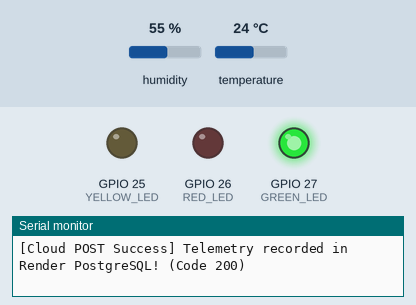
This sketch was run on a simulated ESP32. Parts: output pins drawn as LEDs (lit = HIGH), the last lines printed to the serial monitor. The inputs (shaded band) are chosen by the test bench; at power-on: temperature 24 °C, humidity 55 %. WiFi joins after 1.5 s; servers stay silent unless stated; uploads are accepted with an empty reply.

Above: at 4.5 s.
4.6 s: temperature set to 29.6 °C
9.5 s: temperature set to 30.3 °C
At 14.7 s:
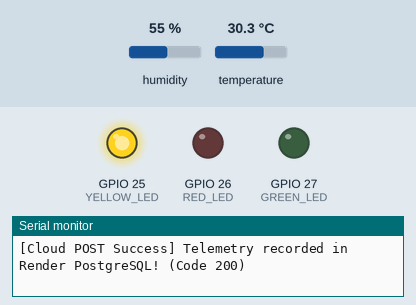
19.7 s: temperature set to 12 °C
At 24.5 s:
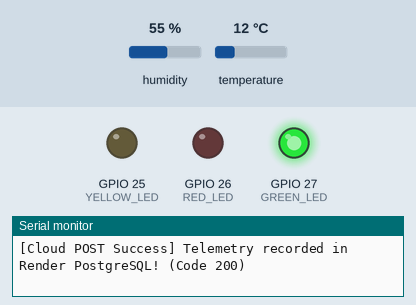
24.8 s: temperature set to 33 °C
At 29.7 s:
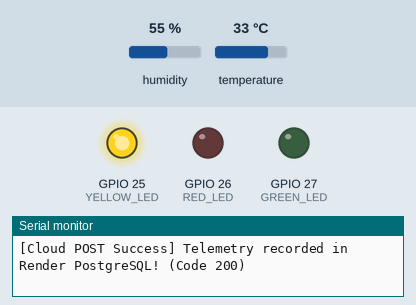
Timing chart, 0 to 30.8 s (numbered marks = the images above; inputs shaded):
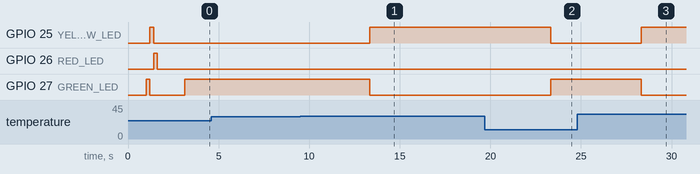

Measured:
- the behaviour switches between 29.9 and 30 °C on temperature (found by bisection; images 0 and 1)
- after the input at 9.5 s, GPIO 25 (YELLOW_LED): LOW → HIGH after 3.8 s; GPIO 27 (GREEN_LED): HIGH → LOW after 3.8 s
- after the input at 19.7 s, GPIO 25 (YELLOW_LED): HIGH → LOW after 3.6 s; GPIO 27 (GREEN_LED): LOW → HIGH after 3.6 s
- after the input at 24.8 s, GPIO 25 (YELLOW_LED): LOW → HIGH after 3.5 s; GPIO 27 (GREEN_LED): HIGH → LOW after 3.5 s

The sketch:

code.ino
```cpp
#include <WiFi.h>
#include <WiFiClientSecure.h>
#include <HTTPClient.h>
#include <WebServer.h>
#include <DHT.h>

// ==============================================================================
// 1. WIFI HOTSPOT CONFIGURATION
// ==============================================================================
const char* ssid     = "iQOO Neo9 Pro";
const char* password = "12345678";

// ==============================================================================
// 2. RENDER CLOUD BACKEND CONFIGURATION (Live on Render)
// ==============================================================================
const char* serverURL   = "https://smart-car-backend.onrender.com/api/sensor-data";
const char* deviceApiKey = "smart-car-secret-key-2026";
const char* deviceId    = "CAR_001";

// ==============================================================================
// 3. SENSOR AND LED PIN ASSIGNMENTS
// ==============================================================================
#define DHTPIN 4
#define DHTTYPE DHT22

#define RED_LED    26  // High Temp Warning (>= 35°C)
#define YELLOW_LED 25  // Caution (30°C - 34.9°C)
#define GREEN_LED  27  // Normal (< 30°C)

DHT dht(DHTPIN, DHTTYPE);
WebServer server(80);

// ==============================================================================
// 4. GLOBAL TELEMETRY VARIABLES
// ==============================================================================
float temperature = 0.0;
float humidity    = 0.0;
bool sensorValid  = false;
String status     = "NORMAL";

unsigned long previousMillis     = 0;
const unsigned long interval     = 5000; // Ingest every 5 seconds

unsigned long lastWifiCheck      = 0;
const unsigned long wifiInterval = 10000;

int lastHttpCode = 0;

// ==============================================================================
// 5. LOCAL ESP32 BACKUP WEBPAGE
// ==============================================================================
const char webpage[] PROGMEM = R"rawliteral(
<!DOCTYPE html>
<html lang="en">
<head>
<meta charset="UTF-8">
<meta name="viewport" content="width=device-width, initial-scale=1.0">
<title>Smart Car Monitoring System | ESP32</title>
<style>
* { box-sizing: border-box; }
body {
    font-family: Arial, sans-serif;
    background: #0b101b;
    color: white;
    margin: 0;
    padding: 20px;
    text-align: center;
}
.container { max-width: 650px; margin: auto; }
h1 { color: #38bdf8; margin-bottom: 5px; }
.subtitle { color: #94a3b8; margin-bottom: 25px; }
.card {
    background: #131c2e;
    border: 1px solid #1f293d;
    padding: 20px;
    margin: 15px 0;
    border-radius: 14px;
    box-shadow: 0 4px 15px rgba(0,0,0,0.4);
}
.label { color: #94a3b8; font-size: 16px; text-transform: uppercase; font-weight: bold; }
.value { font-size: 42px; font-weight: bold; color: #38bdf8; margin-top: 8px; }
.status {
    padding: 16px;
    border-radius: 10px;
    font-size: 20px;
    font-weight: bold;
    background: #1e293b;
    margin-top: 10px;
}
.red { background: #ef4444; color: white; box-shadow: 0 0 15px rgba(239, 68, 68, 0.4); }
.yellow { background: #f59e0b; color: black; box-shadow: 0 0 15px rgba(245, 158, 11, 0.4); }
.green { background: #10b981; color: white; box-shadow: 0 0 15px rgba(16, 185, 129, 0.4); }
.error { background: #64748b; }
.led-container {
    display: flex;
    justify-content: center;
    gap: 30px;
    margin-top: 15px;
}
.led {
    width: 32px;
    height: 32px;
    border-radius: 50%;
    background: #1e293b;
    border: 2px solid #475569;
    margin: 0 auto;
}
.led-red.active { background: #ef4444; box-shadow: 0 0 20px #ef4444; }
.led-yellow.active { background: #f59e0b; box-shadow: 0 0 20px #f59e0b; }
.led-green.active { background: #10b981; box-shadow: 0 0 20px #10b981; }
.cloud-info {
    font-size: 12px;
    color: #64748b;
    margin-top: 15px;
    text-align: left;
    background: #0e1524;
    padding: 12px;
    border-radius: 8px;
}
</style>
</head>
<body>
<div class="container">
<h1>SMART CAR MONITOR</h1>
<p class="subtitle">Real-Time ESP32 IoT Cabin Temperature & Humidity System</p>

<div class="card">
    <div class="label">Temperature</div>
    <div class="value" id="temp">-- °C</div>
</div>

<div class="card">
    <div class="label">Humidity</div>
    <div class="value" id="humidity">-- %</div>
</div>

<div class="card">
    <div class="label">Cabin Safety Status</div>
    <div class="status" id="status">Connecting...</div>
    <p id="message" style="margin-top: 10px; font-size: 15px; color: #cbd5e1;"></p>
</div>

<div class="card">
    <div class="label">Physical LED Synchronization</div>
    <div class="led-container">
        <div>
            <div class="led led-green" id="green"></div>
            <p style="font-size: 12px; margin-top: 6px;">Normal (&lt;30°C)</p>
        </div>
        <div>
            <div class="led led-yellow" id="yellow"></div>
            <p style="font-size: 12px; margin-top: 6px;">Caution (30-35°C)</p>
        </div>
        <div>
            <div class="led led-red" id="red"></div>
            <p style="font-size: 12px; margin-top: 6px;">High (&ge;35°C)</p>
        </div>
    </div>
</div>

<div class="cloud-info" id="cloud-info">
    <div><strong>Cloud Target:</strong> Connecting to Render...</div>
    <div><strong>Device ID:</strong> CAR_001</div>
</div>
</div>

<script>
async function updateData() {
    try {
        const res = await fetch('/data');
        const data = await res.json();

        document.getElementById("red").classList.remove("active");
        document.getElementById("yellow").classList.remove("active");
        document.getElementById("green").classList.remove("active");

        if (!data.valid) {
            document.getElementById("temp").textContent = "-- °C";
            document.getElementById("humidity").textContent = "-- %";
            document.getElementById("status").textContent = "SENSOR ERROR";
            document.getElementById("status").className = "status error";
            document.getElementById("message").textContent = "Check DHT22 wiring & pull-up resistor.";
            return;
        }

        document.getElementById("temp").textContent = data.temperature.toFixed(1) + " °C";
        document.getElementById("humidity").textContent = data.humidity.toFixed(1) + " %";

        if (data.status === "HIGH") {
            document.getElementById("status").textContent = "HIGH TEMPERATURE DETECTED";
            document.getElementById("status").className = "status red";
            document.getElementById("message").textContent = "Ventilate the vehicle and use the air conditioner to cool the cabin.";
            document.getElementById("red").classList.add("active");
        } else if (data.status === "WARNING") {
            document.getElementById("status").textContent = "WARNING: CABIN HEATING UP";
            document.getElementById("status").className = "status yellow";
            document.getElementById("message").textContent = "Cabin temperature is rising in direct sunlight.";
            document.getElementById("yellow").classList.add("active");
        } else {
            document.getElementById("status").textContent = "NORMAL CONDITIONS";
            document.getElementById("status").className = "status green";
            document.getElementById("message").textContent = "Cabin temperature is within safe ambient range.";
            document.getElementById("green").classList.add("active");
        }
    } catch(e) {}
}
setInterval(updateData, 2000);
updateData();
</script>
</body>
</html>
)rawliteral";

// ==============================================================================
// 6. TRANSMIT TELEMETRY TO RENDER CLOUD VIA HTTPS POST
// ==============================================================================
void sendDataToRender() {
  if (WiFi.status() != WL_CONNECTED) {
    Serial.println("[HTTP] Wi-Fi disconnected. Cannot send to Render.");
    return;
  }

  // Check if target URL placeholder has been replaced
  if (String(serverURL).indexOf("YOUR_BACKEND_APP") >= 0) {
    Serial.println("[Render Config] Please replace YOUR_BACKEND_APP with your actual Render URL in serverURL!");
    return;
  }

  HTTPClient http;
  WiFiClient regularClient;
  WiFiClientSecure secureClient;

  bool isHttps = String(serverURL).startsWith("https://");

  if (isHttps) {
    // Render uses HTTPS; setInsecure avoids certificate bundle overhead on ESP32
    secureClient.setInsecure();
    http.begin(secureClient, serverURL);
  } else {
    http.begin(regularClient, serverURL);
  }

  http.addHeader("Content-Type", "application/json");
  http.addHeader("x-api-key", deviceApiKey);
  http.setTimeout(8000); // 8 second timeout to account for free-tier wakeups

  // JSON Payload: {"device_id":"CAR_001","temperature":38.5,"humidity":62.5,"status":"HIGH"}
  String payload = "{";
  payload += "\"device_id\":\"" + String(deviceId) + "\",";
  payload += "\"temperature\":" + String(temperature, 1) + ",";
  payload += "\"humidity\":" + String(humidity, 1) + ",";
  payload += "\"status\":\"" + status + "\"";
  payload += "}";

  int httpCode = http.POST(payload);
  lastHttpCode = httpCode;

  if (httpCode > 0) {
    if (httpCode == HTTP_CODE_OK || httpCode == HTTP_CODE_CREATED) {
      Serial.printf("[Cloud POST Success] Telemetry recorded in Render PostgreSQL! (Code %d)\n", httpCode);
    } else {
      Serial.printf("[Cloud POST Response] Code %d\n", httpCode);
    }
  } else {
    Serial.printf("[Cloud POST Error] %s\n", http.errorToString(httpCode).c_str());
  }

  http.end();
}

// ==============================================================================
// 7. READ SENSOR & UPDATE HARDWARE LEDS
// ==============================================================================
void readSensor() {
  float newTemp = dht.readTemperature();
  float newHum  = dht.readHumidity();

  if (isnan(newTemp) || isnan(newHum)) {
    Serial.println("[Sensor Error] Failed to read from DHT22! Check GPIO 4 & pull-up resistor.");
    sensorValid = false;
    status = "ERROR";

    // Flash Yellow LED to indicate hardware issue
    digitalWrite(GREEN_LED, LOW);
    digitalWrite(RED_LED, LOW);
    digitalWrite(YELLOW_LED, !digitalRead(YELLOW_LED));
    return;
  }

  sensorValid = true;
  temperature = newTemp;
  humidity    = newHum;

  // Authoritative Temperature Evaluation
  if (temperature >= 35.0) {
    status = "HIGH";
    digitalWrite(RED_LED, HIGH);
    digitalWrite(YELLOW_LED, LOW);
    digitalWrite(GREEN_LED, LOW);
  } else if (temperature >= 30.0) {
    status = "WARNING";
    digitalWrite(RED_LED, LOW);
    digitalWrite(YELLOW_LED, HIGH);
    digitalWrite(GREEN_LED, LOW);
  } else {
    status = "NORMAL";
    digitalWrite(RED_LED, LOW);
    digitalWrite(YELLOW_LED, LOW);
    digitalWrite(GREEN_LED, HIGH);
  }

  Serial.println("----------------------------------------------");
  Serial.printf("[Sensor Reading] Temp: %.1f °C | Humidity: %.1f %% | Status: %s\n",
                temperature, humidity, status.c_str());

  // Transmit telemetry to Render Cloud
  sendDataToRender();
}

// ==============================================================================
// 8. WEBPAGE ROUTE HANDLERS
// ==============================================================================
void handleRoot() {
  server.send_P(200, "text/html", webpage);
}

void handleData() {
  String json = "{";
  json += "\"temperature\":" + String(temperature, 1) + ",";
  json += "\"humidity\":" + String(humidity, 1) + ",";
  json += "\"status\":\"" + status + "\",";
  json += "\"valid\":" + String(sensorValid ? "true" : "false") + ",";
  json += "\"lastHttpCode\":" + String(lastHttpCode);
  json += "}";
  server.send(200, "application/json", json);
}

// ==============================================================================
// 9. WIFI CONNECTION & AUTO-RECONNECT
// ==============================================================================
void connectWiFi() {
  Serial.print("[WiFi] Connecting to: ");
  Serial.println(ssid);

  WiFi.mode(WIFI_STA);
  WiFi.begin(ssid, password);

  int attempts = 0;
  while (WiFi.status() != WL_CONNECTED && attempts < 25) {
    delay(500);
    Serial.print(".");
    attempts++;
  }

  if (WiFi.status() == WL_CONNECTED) {
    Serial.println("\n[WiFi] Connected Successfully!");
    Serial.print("[WiFi] ESP32 Local IP: http://");
    Serial.println(WiFi.localIP());
  } else {
    Serial.println("\n[WiFi] Initial connection failed. Will keep retrying...");
  }
}

void checkWiFi() {
  if (WiFi.status() != WL_CONNECTED) {
    Serial.println("[WiFi] Reconnecting...");
    WiFi.disconnect();
    WiFi.reconnect();
  }
}

// ==============================================================================
// 10. ARDUINO SETUP
// ==============================================================================
void setup() {
  Serial.begin(115200);
  delay(1000);

  Serial.println("\n========================================================");
  Serial.println("   SMART CAR CABIN HEAT AND HUMIDITY DETECTOR (ESP32)");
  Serial.println("========================================================");

  pinMode(RED_LED, OUTPUT);
  pinMode(YELLOW_LED, OUTPUT);
  pinMode(GREEN_LED, OUTPUT);

  // Self-test LEDs
  digitalWrite(GREEN_LED, HIGH);
  delay(200);
  digitalWrite(GREEN_LED, LOW);
  digitalWrite(YELLOW_LED, HIGH);
  delay(200);
  digitalWrite(YELLOW_LED, LOW);
  digitalWrite(RED_LED, HIGH);
  delay(200);
  digitalWrite(RED_LED, LOW);

  dht.begin();
  connectWiFi();

  // Local Web Server Routes
  server.on("/", HTTP_GET, handleRoot);
  server.on("/data", HTTP_GET, handleData);
  server.begin();

  Serial.println("[WebServer] Local diagnostic server active on port 80.");

  readSensor();
  previousMillis = millis();
}

// ==============================================================================
// 11. ARDUINO MAIN LOOP
// ==============================================================================
void loop() {
  server.handleClient();

  unsigned long currentMillis = millis();

  // Periodic Wi-Fi Check
  if (currentMillis - lastWifiCheck >= wifiInterval) {
    lastWifiCheck = currentMillis;
    checkWiFi();
  }

  // Periodic Sensor Reading & Cloud Ingestion (every 5s)
  if (currentMillis - previousMillis >= interval) {
    previousMillis = currentMillis;
    readSensor();
  }
}
```
